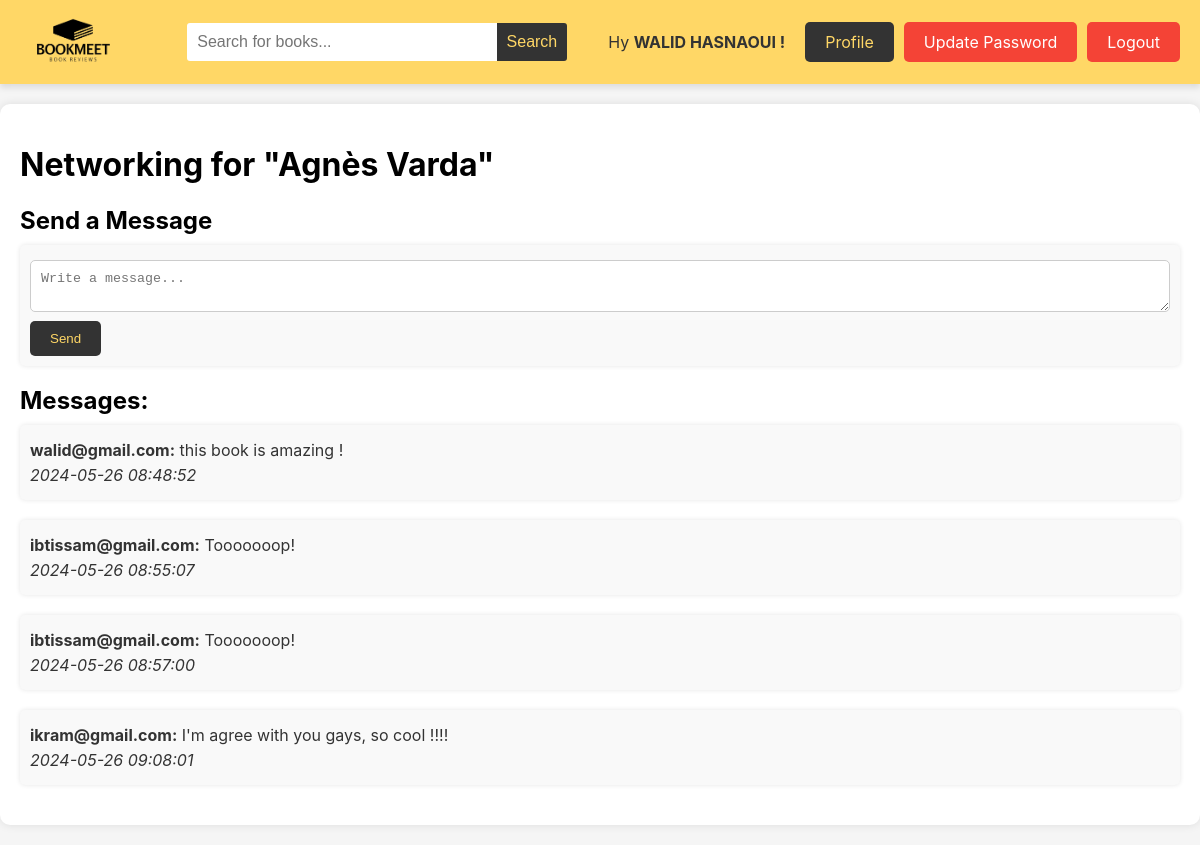
Screenshot of /networking.php?book_id=2 (signed in) with the database file from the repository.
### tables this page shows
CREATE TABLE `bookbridges_livre` (
  `id` int(11) NOT NULL,
  `id_auteur` int(11) DEFAULT NULL,
  `titre` varchar(255) DEFAULT NULL,
  `resume` mediumtext DEFAULT NULL,
  `image` varchar(255) DEFAULT NULL,
  `annee` mediumtext DEFAULT NULL,
  `prix` mediumtext DEFAULT NULL,
  `vote_count` int(11) DEFAULT 0
);

CREATE TABLE `bookbridges_messages` (
  `id` int(11) NOT NULL,
  `sender_id` int(11) NOT NULL,
  `receiver_id` int(11) NOT NULL,
  `book_id` int(11) NOT NULL,
  `message` text NOT NULL,
  `timestamp` datetime DEFAULT current_timestamp()
);

CREATE TABLE `bookbridges_utilisateur` (
  `id` int(11) NOT NULL,
  `nom` varchar(100) DEFAULT NULL,
  `prenom` varchar(100) DEFAULT NULL,
  `pseudo` varchar(100) DEFAULT NULL,
  `age` int(11) DEFAULT NULL,
  `mail` varchar(255) DEFAULT NULL,
  `motdepasse` varchar(255) DEFAULT NULL
);

### networking.php (the view, shortened to what this page needs)
<?php
$servername = "localhost";
$username = "root";
$password = "";
$dbname = "book_bridge";
$conn = new mysqli($servername, $username, $password, $dbname);
$book_id = isset($_GET['book_id']) ? intval($_GET['book_id']) : null;
$sql_book = "
    SELECT
        BookBridges_livre.titre
    FROM
        BookBridges_livre
    WHERE
        BookBridges_livre.id = $book_id";
$result_book = mysqli_query($conn, $sql_book);
$book = mysqli_fetch_assoc($result_book);
$sql_messages = "
    SELECT
        BookBridges_messages.*,
        sender.mail as sender_mail
    FROM
        BookBridges_messages
    JOIN
        BookBridges_utilisateur as sender ON BookBridges_messages.sender_id = sender.id
    WHERE
        BookBridges_messages.book_id = $book_id
    ORDER BY
        BookBridges_messages.timestamp ASC";
$result_messages = mysqli_query($conn, $sql_messages);
?>
<!DOCTYPE html>
<html lang="en">
<head>
    <link rel="stylesheet" href="networking.css">
</head>
<body>
<header>
        <div class="header_logo_app">
            <a href="categories_books.php?category_id=1"><img src="./assets/icons/logo.png" alt="Logo"></a>
        </div>
        <div class="header_search_bar">
            <form method="GET" action="categories_books.php">
                <div class="search-bar">
                    <input type="text" name="search" placeholder="Search for books...">
                    <button type="submit">Search</button>
                </div>
            </form>
        </div>
        <div class="header_username">
            <p>Hy <b><?php echo $_SESSION['mail'] . " !"; ?></b></p>
            <a href="profile.php" class="button prf">Profile</a>
            <a href="password.php" class="update-password-button">Update Password</a>
            <a href="logout.php" class="logout-button">Logout</a>
        </div>
    </header>
    <div class="container">
        <div class="main-content">
            <h1>Networking for "<?php echo htmlspecialchars($book['titre']); ?>"</h1>
            <div class="message-form">
                <h2>Send a Message</h2>
                <form method="POST" action="networking.php?book_id=<?php echo $book_id; ?>">
                    <textarea name="message" placeholder="Write a message..." required></textarea>
                    <button type="submit">Send</button>
                </form>
            </div>
            <div class="messages-list">
                <h2>Messages:</h2>
                <?php while ($message = mysqli_fetch_assoc($result_messages)): ?>
                    <div class="message">
                        <p><strong><?php echo htmlspecialchars($message['sender_mail']); ?>:</strong> <?php echo htmlspecialchars($message['message']); ?></p>
                        <p><em><?php echo $message['timestamp']; ?></em></p>
                    </div>
                <?php endwhile; ?>
            </div>
        </div>
    </div>
</body>
</html>

### networking.css (style rules this page uses)
body { font-family: -apple-system, BlinkMacSystemFont, "Segoe UI", "Noto Sans", Helvetica, Arial, sans-serif, "Apple Color Emoji", "Segoe UI Emoji"; background-color: #f5f5f5; margin: 0; padding: 0; }
header { background-color: rgb(255, 215, 102); color: #333; padding: 15px 0; display: flex; justify-content: space-between; align-items: center; box-shadow: 0 4px 6px rgba(0, 0, 0, 0.1); }
.header_logo_app img { height: 50px; margin-left: 20px; }
.header_search_bar { flex-grow: 1; margin: 0 20px; text-align: center; }
.header_search_bar .search-bar { display: inline-block; width: 100%; max-width: 400px; position: relative; }
.header_search_bar input[type="text"] { width: calc(100% - 40px); padding: 10px; border: none; border-radius: 3px 0 0 3px; font-size: 16px; box-sizing: border-box; }
.header_search_bar button { padding: 10px; border: none; background-color: #333; color: rgb(255, 215, 102); border-radius: 0 3px 3px 0; cursor: pointer; font-size: 16px; position: absolute; right: 0; top: 0; height: 100%; }
.header_username { display: flex; align-items: center; margin-right: 20px; }
.header_username p { margin-right: 10px; font-size: 16px; }
.button { padding: 10px 20px; background-color: #333; color: rgb(255, 215, 102); text-decoration: none; border-radius: 5px; transition: background-color 0.3s; margin-left: 10px; }
.logout-button, .update-password-button { padding: 10px 20px; background-color: #f44336; color: white; text-decoration: none; border-radius: 5px; transition: background-color 0.3s; margin-left: 10px; }
.container { display: flex; max-width: 1200px; margin: 20px auto; padding: 20px; background-color: #fff; border-radius: 10px; box-shadow: 0 0 10px rgba(0, 0, 0, 0.1); }
.main-content { width: 100%; }
.message-form, .messages-list { margin-top: 20px; }
.message-form h2, .messages-list h2 { font-size: 24px; margin-bottom: 10px; }
.message-form form, .messages-list .message { margin-bottom: 20px; padding: 10px; background-color: #f9f9f9; border-radius: 5px; box-shadow: 0 0 5px rgba(0, 0, 0, 0.1); }
.message-form textarea, .message p { margin: 5px 0; color: #333; }
textarea { width: 100%; padding: 10px; margin: 10px 0; border-radius: 5px; border: 1px solid #ccc; box-sizing: border-box; }
button { padding: 10px 20px; background-color: #333; color: rgb(255, 215, 102); border: none; border-radius: 5px; cursor: pointer; transition: background-color 0.3s; }

### rows the page displays
bookbridges_livre: titre "Agnès Varda"
bookbridges_messages: bookbridges_utilisateur.mail "walid@gmail.com", message "this book is amazing !", timestamp "2024-05-26 08:48:52"
bookbridges_messages: bookbridges_utilisateur.mail "ibtissam@gmail.com", message "Tooooooop!", timestamp "2024-05-26 08:55:07"
bookbridges_messages: bookbridges_utilisateur.mail "ibtissam@gmail.com", message "Tooooooop!", timestamp "2024-05-26 08:57:00"
bookbridges_messages: bookbridges_utilisateur.mail "ikram@gmail.com", message "I'm agree with you gays, so cool !!!!", timestamp "2024-05-26 09:08:01"

### other values shown
$_SESSION['mail'] "WALID HASNAOUI"
